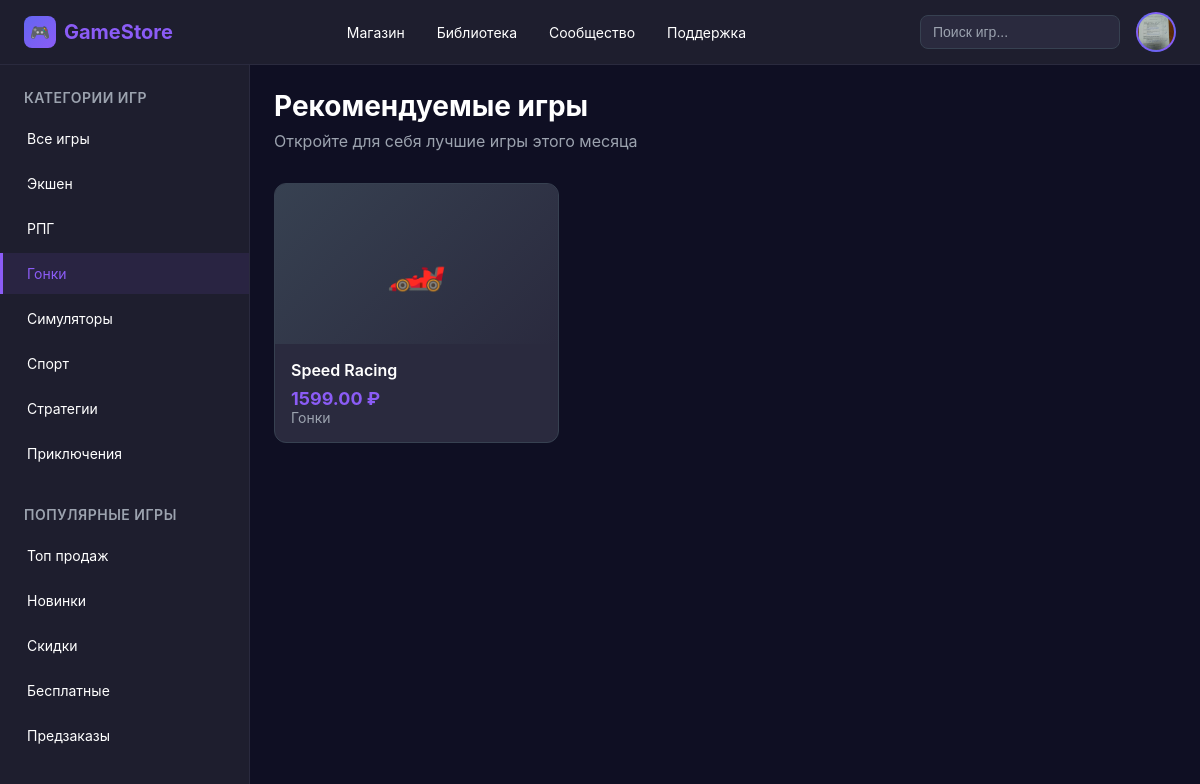
The page /dashboard/?category=Гонки (signed in) on the database its author committed.
### accounts/models.py (models this page shows, shortened)
class Profile(models.Model):
    user = models.OneToOneField(User, on_delete=models.CASCADE, related_name='profile')
    avatar = models.ImageField(upload_to='avatars/', null=True, blank=True)
    balance = models.DecimalField(max_digits=10, decimal_places=2, default=0.00)  # Добавлено поле баланса

class Game(models.Model):
    title = models.CharField(max_length=100)
    description = models.TextField()
    price = models.DecimalField(max_digits=10, decimal_places=2)
    genre = models.CharField(max_length=50)
    developer = models.CharField(max_length=100)
    release_date = models.DateTimeField()
    icon = models.CharField(max_length=10)

### myproject/views.py (the view)
# urls.py: path('dashboard/', views.dashboard_view, name='dashboard'),
@login_required(login_url='login')
def dashboard_view(request):
    user = request.user
    category = request.GET.get('category', 'all')
    if category == 'all':
        games = Game.objects.all()
    else:
        games = Game.objects.filter(genre__iexact=category)
    if not hasattr(user, 'profile'):
        Profile.objects.create(user=user)
    if user.first_name and user.last_name:
        initials = user.first_name[0].upper() + user.last_name[0].upper()
        full_name = f"{user.first_name} {user.last_name}"
    else:
        initials = user.username[0].upper() + (user.username[1].upper() if len(user.username) > 1 else 'U')
        full_name = user.username
    games_data = []
    for game in games:
        games_data.append({
            'id': game.id,
            'title': game.title,
            'price': game.price,
            'genre': game.genre,
            'icon': game.icon,
            'developer': game.developer
        })
    context = {
        'user': user,
        'user_name': user.first_name or user.username,
        'initials': initials,
        'full_name': full_name,
        'display_email': user.email or 'Не указан',
        'games': games_data,
        'current_category': category
    }
    return render(request, 'dashboard.html', context)

### myproject/templates/dashboard.html (shortened to what this page needs)
<!DOCTYPE html>
<html lang="ru">
<head>
</head>
<body>
    <header class="header">
        <div class="logo">
            <div class="logo-icon">🎮</div>
            GameStore
        </div>
        <nav>
            <ul class="nav-menu">
                <li><a href="/dashboard/">Магазин</a></li>
                <li><a href="/library/">Библиотека</a></li>
                <li><a href="/community/">Сообщество</a></li>
                <li><a href="/support/">Поддержка</a></li>
            </ul>
        </nav>
        <div class="user-actions">
            <input type="text" class="search-box" placeholder="Поиск игр...">
            <div class="user-dropdown">
                <div class="user-avatar" id="userAvatar">
                    {% if user.profile.avatar %}
                        <img src="{{ user.profile.avatar.url }}" alt="Аватар" style="width: 100%; height: 100%; object-fit: cover; border-radius: 50%;">
                    {% else %}
                        {{ initials }}
                    {% endif %}
                </div>
            </div>
        </div>
    </header>
    <div class="main-layout">
        <aside class="sidebar">
            <div class="sidebar-section">
    <h3 class="sidebar-title">Категории игр</h3>
    <ul class="sidebar-menu">
        <li><a href="?category=all" class="{% if current_category == 'all' %}active{% endif %}">Все игры</a></li>
        <li><a href="?category=Экшен" class="{% if current_category == 'Экшен' %}active{% endif %}">Экшен</a></li>
        <li><a href="?category=RPG" class="{% if current_category == 'RPG' %}active{% endif %}">РПГ</a></li>
        <li><a href="?category=Гонки" class="{% if current_category == 'Гонки' %}active{% endif %}">Гонки</a></li>
        <li><a href="?category=Симулятор" class="{% if current_category == 'Симулятор' %}active{% endif %}">Симуляторы</a></li>
        <li><a href="?category=Спорт" class="{% if current_category == 'Спорт' %}active{% endif %}">Спорт</a></li>
        <li><a href="?category=Стратегии" class="{% if current_category == 'Стратегии' %}active{% endif %}">Стратегии</a></li>
        <li><a href="?category=Приключения" class="{% if current_category == 'Приключения' %}active{% endif %}">Приключения</a></li>
    </ul>
</div>
            <div class="sidebar-section">
                <h3 class="sidebar-title">Популярные игры</h3>
                <ul class="sidebar-menu">
                    <li><a href="#">Топ продаж</a></li>
                    <li><a href="#">Новинки</a></li>
                    <li><a href="#">Скидки</a></li>
                    <li><a href="#">Бесплатные</a></li>
                    <li><a href="#">Предзаказы</a></li>
                </ul>
            </div>
        </aside>
        <main class="main-content">
            <div class="content-header">
                <h1 class="content-title">Рекомендуемые игры</h1>
                <p class="content-subtitle">Откройте для себя лучшие игры этого месяца</p>
            </div>
        <div class="games-grid">
            {% for game in games %}
            <div class="game-card">
                <div class="game-image">{{ game.icon }}</div>
                <div class="game-info">
                    <h3 class="game-title">{{ game.title }}</h3>
                    <div class="game-price">{{ game.price }} ₽</div>
                    <div class="game-genre">{{ game.genre }}</div>
                </div>
            </div>
            {% endfor %}
        </div>
        </main>
    </div>
</body>
</html>

### myproject/templates/dashboard.html (style rules this page uses)
* { margin: 0; padding: 0; box-sizing: border-box; }
body { font-family: -apple-system, BlinkMacSystemFont, 'Segoe UI', Roboto, sans-serif; background: #0F0F23; color: #FFFFFF; min-height: 100vh; display: flex; flex-direction: column; }
.header { background: #1E1E2E; border-bottom: 1px solid #2A2A3E; padding: 12px 24px; display: flex; align-items: center; justify-content: space-between; position: sticky; top: 0; z-index: 100; }
.logo { display: flex; align-items: center; gap: 8px; font-size: 20px; font-weight: 700; color: #8B5CF6; }
.logo-icon { width: 32px; height: 32px; background: linear-gradient(135deg, #6366F1 0%, #8B5CF6 100%); border-radius: 8px; display: flex; align-items: center; justify-content: center; font-size: 16px; }
.nav-menu { display: flex; gap: 32px; list-style: none; }
.nav-menu a { color: #FFFFFF; text-decoration: none; font-size: 14px; transition: color 0.2s ease; }
.user-actions { display: flex; align-items: center; gap: 16px; }
.search-box { background: #2A2A3E; border: 1px solid #374151; border-radius: 8px; padding: 8px 12px; color: #FFFFFF; font-size: 14px; width: 200px; }
.search-box::placeholder { color: #9CA3AF; }
.user-dropdown { position: relative; }
.user-avatar { width: 40px; height: 40px; background: linear-gradient(135deg, #6366F1 0%, #8B5CF6 100%); border-radius: 50%; display: flex; align-items: center; justify-content: center; font-size: 16px; font-weight: 600; cursor: pointer; transition: all 0.2s ease; border: 2px solid transparent; }
.main-layout { display: flex; flex: 1; }
.sidebar { width: 250px; background: #1E1E2E; border-right: 1px solid #2A2A3E; padding: 24px 0; overflow-y: auto; }
.sidebar-section { margin-bottom: 32px; }
.sidebar-title { font-size: 14px; font-weight: 600; color: #9CA3AF; padding: 0 24px 12px; text-transform: uppercase; letter-spacing: 0.5px; }
.sidebar-menu { list-style: none; }
.sidebar-menu li { margin-bottom: 4px; }
.sidebar-menu a { display: block; padding: 12px 24px; color: #FFFFFF; text-decoration: none; font-size: 14px; transition: all 0.2s ease; border-left: 3px solid transparent; }
.sidebar-menu a:hover, .sidebar-menu a.active { background: rgba(139, 92, 246, 0.1); border-left-color: #8B5CF6; color: #8B5CF6; }
.main-content { flex: 1; padding: 24px; overflow-y: auto; }
.content-header { margin-bottom: 32px; }
.content-title { font-size: 28px; font-weight: 700; margin-bottom: 8px; }
.content-subtitle { color: #9CA3AF; font-size: 16px; }
.games-grid { display: grid; grid-template-columns: repeat(auto-fill, minmax(280px, 1fr)); gap: 24px; margin-bottom: 48px; }
.game-card { background: #2A2A3E; border: 1px solid #374151; border-radius: 12px; overflow: hidden; transition: all 0.2s ease; cursor: pointer; }
.game-image { width: 100%; height: 160px; background: linear-gradient(135deg, #374151 0%, #2A2A3E 100%); display: flex; align-items: center; justify-content: center; font-size: 48px; color: #9CA3AF; }
.game-info { padding: 16px; }
.game-title { font-size: 16px; font-weight: 600; margin-bottom: 8px; }
.game-price { color: #8B5CF6; font-size: 18px; font-weight: 700; }
.game-genre { color: #9CA3AF; font-size: 14px; }

### rows shown on the page
Game: icon "🏎️", title "Speed Racing", price "1599.00", genre "Гонки"
